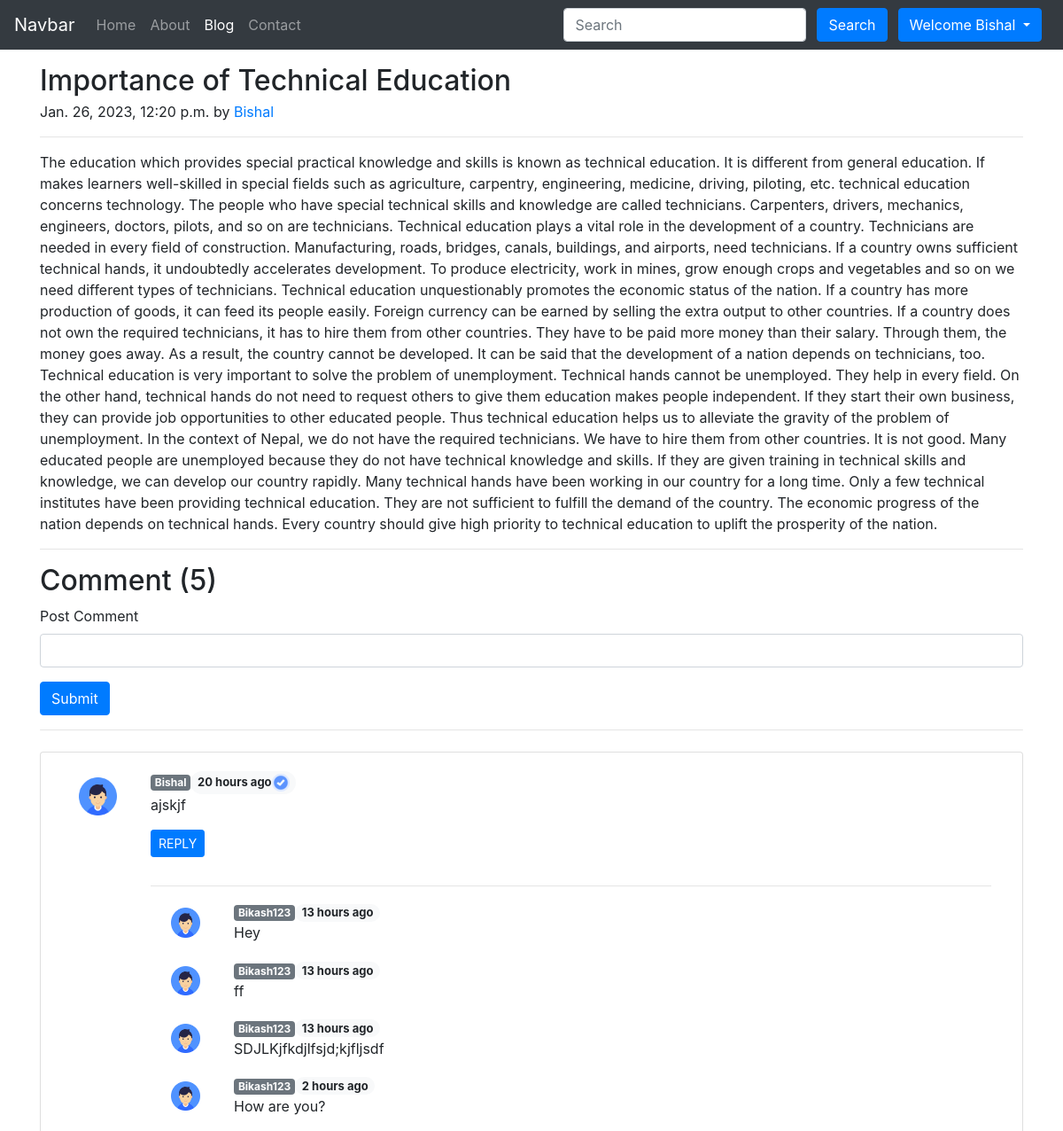
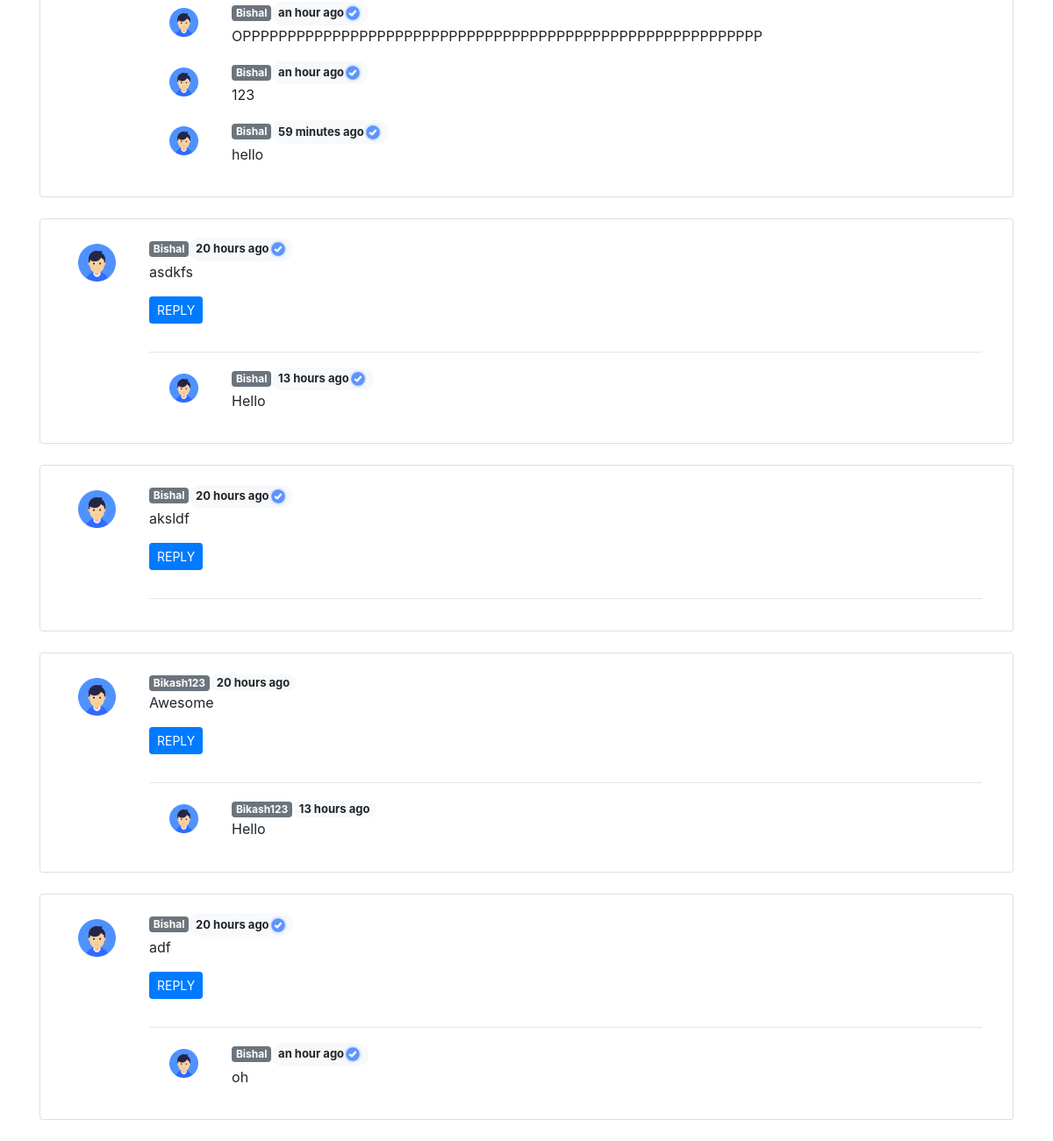
Screenshot of /blog/first-post/ (signed in) with the database file from the repository (2 pictures, top to bottom).
### Blog/models.py (models this page shows, shortened)
class Post(models.Model):
    sno = models.AutoField(primary_key=True)
    title = models.CharField(max_length=100)
    text = models.TextField()
    author = models.CharField(max_length=30)
    slug = models.CharField(max_length=300)
    timeStamp = models.DateTimeField(default=datetime.now, blank=True)

class BlogComment(models.Model):
    sno = models.AutoField(primary_key = True)
    comment = models.TextField()
    user = models.ForeignKey(User,on_delete=models.CASCADE)
    post = models.ForeignKey(Post,on_delete=models.CASCADE)
    parent = models.ForeignKey('self',on_delete=models.CASCADE,null=True)
    timeStamp = models.DateTimeField(default=now)

### Blog/views.py (the view)
# urls.py: path('<str:slug>/',views.blogPost,name="blogPost"),
def blogPost(request, slug):
    post = Post.objects.filter(slug=slug)[0]
    comments = BlogComment.objects.filter(post=post,parent=None)
    replies = BlogComment.objects.filter(post=post).exclude(parent = None)
    replyDict =  {}
    for reply in replies:
        if reply.parent.sno not in replyDict.keys():
            replyDict[reply.parent.sno] = [reply]
        else:
            replyDict[reply.parent.sno].append(reply)
    context = {
        'post': post,
        'comments': comments,
        'replyDict':replyDict
    }
    return render(request, 'blog/blogPost.html', context=context)

### Blog/templatetags/extras.py (called while the page is built)
@register.filter(name='get_val')
def get_val(dict,key):
    return dict.get(key)

### templates/blog/blogPost.html (shortened to what this page needs)
{% extends 'base.html' %}
{% load humanize %}
{% load static %}
{% load extras %}
{% block activeBlog %}active{% endblock activeBlog %}
{% block body %}
<div class="container my-3">
    <h2 class="blog-post-title mb-1">{{post.title}}</h2>
    <p class="blog-post-meta">{{ post.timeStamp }} by <a href="/about/">{{post.author}}</a></p>
    <hr class="solid">
    <p>{{post.text}}</p>
    <hr class="solid">
</div>
<div class="container">
    <h2>Comment ({{ comments.count }})</h2>
    <form action="/blog/postComment" method="post"> {% csrf_token %}
        <div class="mb-3">
            <label for="comment" class="form-label">Post Comment</label>
            <input name="comment" type="text" class="form-control" id="comment" aria-describedby="text">
        </div>
        <button type="submit" class="btn btn-primary">Submit</button>
    </form>
    <hr class="rounded">
    {% for comment in comments %}
    <div class="card my-4">
        <div class=" card-body row mx-0">
            <div class="col-md-1">
                <img src="{% static 'user.png' %}" class="rounded mx-auto w-100 d-block p-2" alt="...">
            </div>
            <div class="col-md-11">
                {% if comment.user.is_superuser %}
                <span class="badge badge-secondary">{{comment.user.username}}</span><span
                    class="badge badge-pill badge-light" style="font-size:13px;">
                    {{comment.timeStamp | naturaltime}}<img src="{% static 'adminBadge.png' %}"
                        alt="(Admin)"></span><br>{{comment.comment}}
                {% else %}
                <span class="badge badge-secondary">{{comment.user.username}}</span><span
                    class="badge badge-pill badge-light" style="font-size:13px;">
                    {{comment.timeStamp | naturaltime}}</span><br>{{comment.comment}}
                {% endif %}
                <div class="reply mx-0">
                    <a class="btn btn-primary btn-sm my-3" data-toggle="collapse" href="#replyBox{{comment.sno}}"
                        role="button" aria-expanded="false" aria-controls="replyBox{{comment.sno}}">
                        REPLY
                    </a>
                    <div class="replies my-2">
                        <hr class="solid">
                        {% for reply in replyDict|get_val:comment.sno %}
                        <div class="container my-2">
                            <div class="row my-3">
                                <div class="col-md-1">
                                    <img src="{% static 'user.png' %}" class="rounded mx-auto w-100 d-block p-2"
                                        alt="...">
                                </div>
                                <div class="col-md-11">
                                    {% if reply.user.is_superuser %}
                                    <span class="badge badge-secondary">{{reply.user.username}}</span><span
                                        class="badge badge-pill badge-light" style="font-size:13px;">
                                        {{reply.timeStamp | naturaltime}}<img src="{% static 'adminBadge.png' %}"
                                            alt="(Admin)"></span><br>{{reply.comment}}
                                    {% else %}
                                    <span class="badge badge-secondary">{{reply.user.username}}</span><span
                                        class="badge badge-pill badge-light" style="font-size:13px;">
                                        {{reply.timeStamp | naturaltime}}</span><br>{{reply.comment}}
                                    {% endif %}
                                </div>
                            </div>
                        </div>
                        {% endfor %}
                    </div>
                </div>
            </div>
        </div>
    </div>
    {% endfor %}
</div>
{% endblock body %}

### templates/base.html (shortened to what this page needs)
<!doctype html>
<html lang="en">
<head>
    <link rel="stylesheet" href="https://stackpath.bootstrapcdn.com/bootstrap/4.3.1/css/bootstrap.min.css">
</head>
<body>
    <nav class="navbar navbar-expand-lg navbar-dark bg-dark">
        <a class="navbar-brand" href="/">Navbar</a>
        <div class="collapse navbar-collapse" id="navbarSupportedContent">
            <ul class="navbar-nav mr-auto">
                <li class="nav-item {% block activeHome %}{% endblock activeHome %}">
                    <a class="nav-link" href="/">Home <span class="sr-only">(current)</span></a>
                </li>
                <li class="nav-item {% block activeAbout %}{% endblock activeAbout %}">
                    <a class="nav-link" href="/about">About</a>
                </li>
                <li class="nav-item {% block activeBlog %}{% endblock activeBlog %}">
                    <a class="nav-link" href="/blog">Blog</a>
                </li>
                <li class="nav-item {% block activeContact %}{% endblock activeContact %}">
                    <a class="nav-link" href="/contact">Contact</a>
                </li>
            </ul>
            <form method="get" action="/search" class="form-inline my-2 my-lg-0">
                <input name="query" id="query" class="form-control mr-sm-2" type="search" placeholder="Search"
                    aria-label="Search">
                <button class="btn btn-primary my-2 mx-1 my-sm-0" type="submit">Search</button>
                {% if user.is_authenticated %}
                <div class="btn-group">
                    <button type="button" class="btn btn-primary dropdown-toggle mx-2" data-toggle="dropdown" aria-haspopup="true" aria-expanded="false">
                      Welcome {{user.username}}
                    </button>
                  </div>
                {% endif %}
            </form>
        </div>
    </nav>
    {% block body %}{% endblock body %}
</body>
</html>

### rows the page displays
Post: title "Importance of Technical Education", timeStamp "Jan. 26, 2023, 12:20 p.m.", author "Bishal", text "The education which provides special practical knowledge and skills is known as technical education. It is different from general education. If makes learners well-skilled in special fields such as agriculture, carpentry, engineering, medicine, driving, piloting, etc. technical education concerns technology. The people who have special technical skills and knowledge are called technicians. Carpenters, drivers, mechanics, engineers, doctors, pilots, and so on are technicians. Technical education plays a vital role in the development of a country. Technicians are needed in every field of construction. Manufacturing, roads, bridges, canals, buildings, and airports, need technicians. If a…"
BlogComment: user.username "Bishal", timeStamp "20 hours ago", comment "ajskjf"
BlogComment: user.username "Bikash123", timeStamp "13 hours ago", comment "Hey"
BlogComment: user.username "Bikash123", timeStamp "13 hours ago", comment "ff"
BlogComment: user.username "Bikash123", timeStamp "13 hours ago", comment "SDJLKjfkdjlfsjd;kjfljsdf"
BlogComment: user.username "Bikash123", timeStamp "2 hours ago", comment "How are you?"
BlogComment: user.username "Bishal", timeStamp "an hour ago", comment "OPPPPPPPPPPPPPPPPPPPPPPPPPPPPPPPPPPPPPPPPPPPPPPPPPPPPPPPPPP"
BlogComment: user.username "Bishal", timeStamp "an hour ago", comment "123"
BlogComment: user.username "Bishal", timeStamp "59 minutes ago", comment "hello"
BlogComment: user.username "Bishal", timeStamp "20 hours ago", comment "asdkfs"
BlogComment: user.username "Bishal", timeStamp "13 hours ago", comment "Hello"
BlogComment: user.username "Bishal", timeStamp "20 hours ago", comment "aksldf"
BlogComment: user.username "Bikash123", timeStamp "20 hours ago", comment "Awesome"
BlogComment: user.username "Bikash123", timeStamp "13 hours ago", comment "Hello"
BlogComment: user.username "Bishal", timeStamp "20 hours ago", comment "adf"
BlogComment: user.username "Bishal", timeStamp "an hour ago", comment "oh"

### other values shown
{{ user.username }} "Bishal"
{{ comments.count }} "5"
